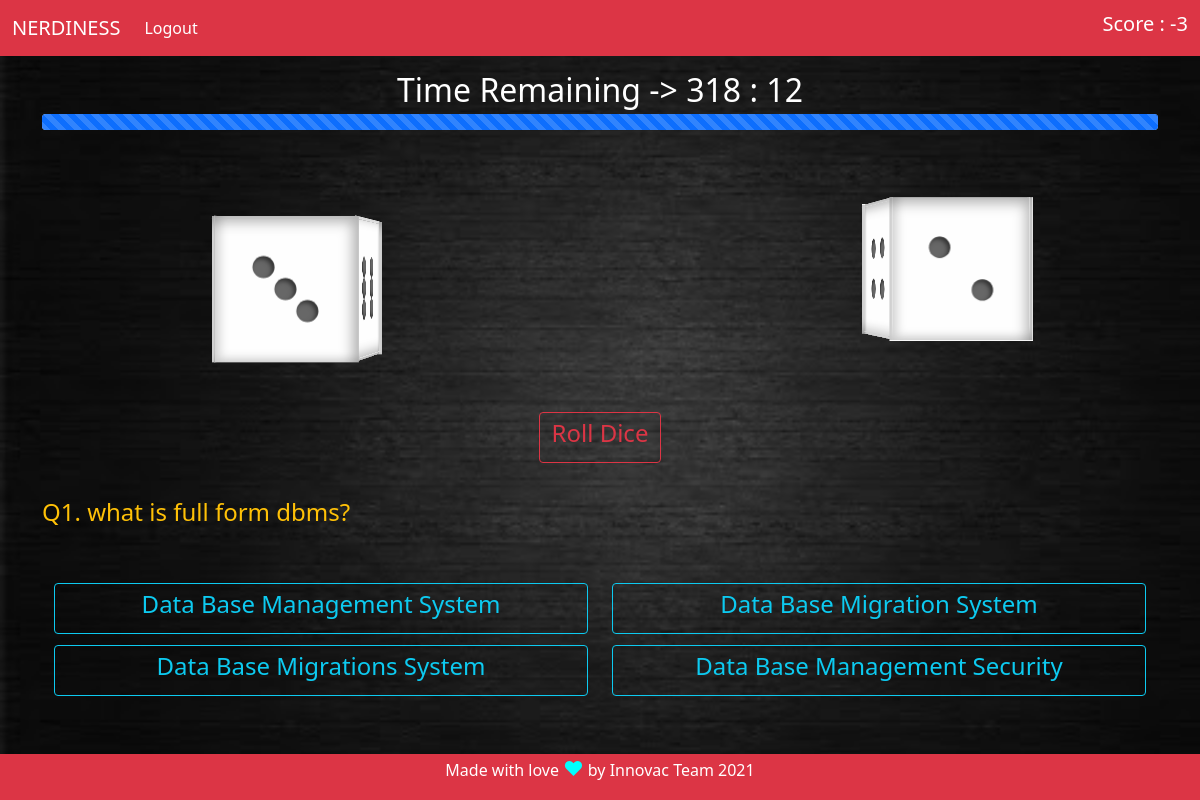
/quiz (signed in), run on an earlier commit of the app's database.
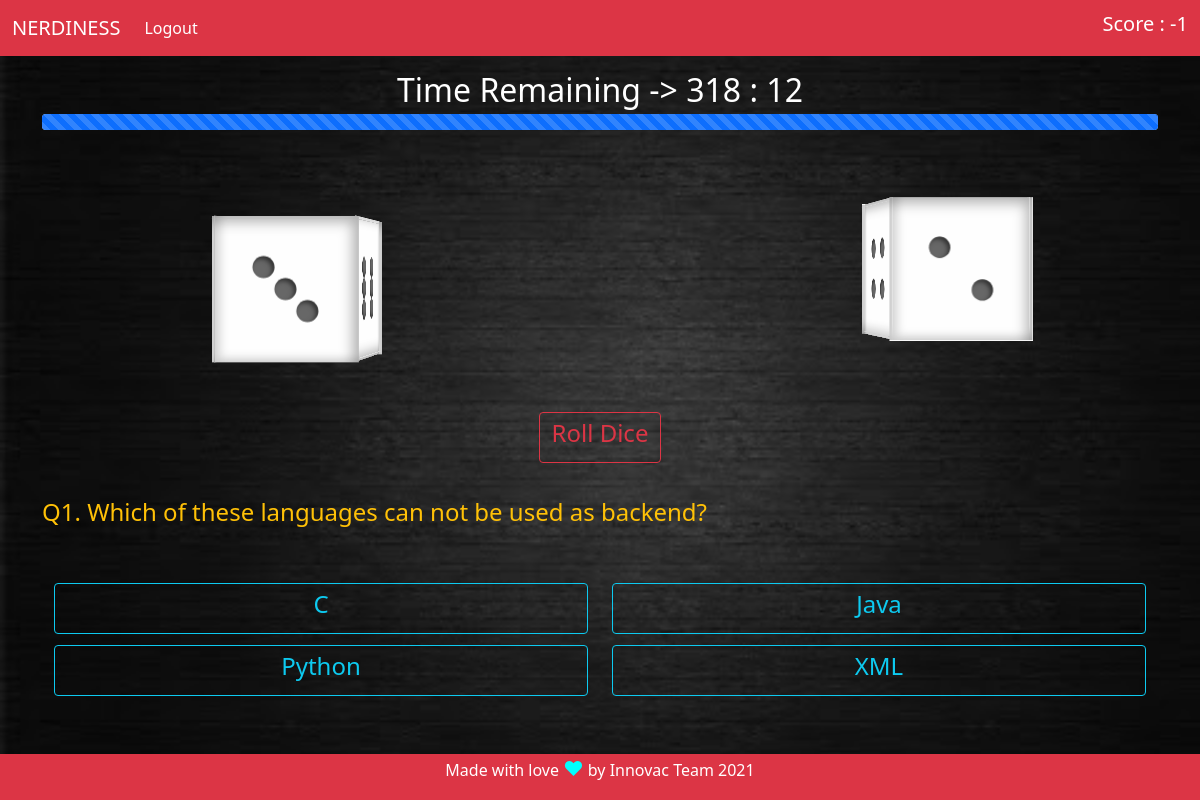
And on a later commit of the database.
### quiz/models.py (models this page shows, shortened)
class User(db.Model, UserMixin):
    id = db.Column(db.Integer, primary_key = True)
    roll = db.Column(db.String(64), unique=True, index=True)
    username = db.Column(db.String(64), unique=True, index=True)
    password_hash = db.Column(db.String(128))
    q_level = db.Column(db.Integer, default=0)
    points = db.Column(db.Integer, default=20)

class Question(db.Model):
    qid = db.Column(db.Integer, primary_key=True)
    question =db.Column(db.String, nullable=False)
    option1 = db.Column(db.String, nullable=False)
    option2 = db.Column(db.String, nullable=False)
    option3 = db.Column(db.String, nullable=False)
    option4 = db.Column(db.String, nullable=False)
    answer = db.Column(db.String, nullable=False)

### quiz/views.py (the view)
@app.route('/quiz', methods=['GET','POST'])
@login_required
def quiz():
    remaining=end-datetime.now()
    inttime=int(remaining.total_seconds())
    session["max"]=int((end-start).total_seconds())
    session["mins"]=math.floor(inttime/60)
    session["secs"]=inttime-session["mins"]*60;
    session["exercise"]=inttime
    questions = Question.query.all()
    if current_user.q_level>=20:
        return redirect('results')
    if int(remaining.total_seconds())<=0:
        return redirect('results')
    ques=questions[current_user.q_level]
    current_user.points-=1
    db.session.commit()
    die_val=0
    die_1=random.randint(1,6)
    die_2=random.randint(1,6)
    return render_template('quiz.html', ques= ques, die_1=die_1, die_2=die_2, die_tot=die_1+die_2)

### quiz/models.py (called while the page is built)
@login_manager.user_loader
def load_user(user_id):
    return User.query.get(user_id)

### quiz/templates/quiz.html (shortened to what this page needs)
{% extends "base.html" %}
{% block content %}
<div class="container text-center">
  <span style="font-size:200%" class="timer" id="timer">Time Remaining -> {{ session["mins"] }} : {{session["secs"] }}</span>
  <div class="progress">
    <div class="progress-bar progress-bar-striped progress-bar-animated" role="progressbar" aria-valuenow="{{ session["exercise"] }}" aria-valuemin="0" aria-valuemax="100" id="progressBar"></div>
  </div>
</div>
<div class="dice" style="margin-top:5%">
    <ol class="die-list even-roll" data-roll="1" id="die-1">
      <li class="die-item" data-side="4">
        <span class="dot"></span>
        <span class="dot"></span>
        <span class="dot"></span>
        <span class="dot"></span>
      </li>
      <li class="die-item" data-side="5">
      </li>
      <li class="die-item" data-side="6">
        <span class="dot"></span>
        <span class="dot"></span>
        <span class="dot"></span>
        <span class="dot"></span>
        <span class="dot"></span>
        <span class="dot"></span>
      </li>
    </ol>
    <ol class="die-list odd-roll" data-roll="1" id="die-2">
      <li class="die-item" data-side="3">
        <span class="dot"></span>
        <span class="dot"></span>
        <span class="dot"></span>
      </li>
      <li class="die-item" data-side="5">
        <span class="dot"></span>
        <span class="dot"></span>
        <span class="dot"></span>
        <span class="dot"></span>
        <span class="dot"></span>
      </li>
      <li class="die-item" data-side="6">
      </li>
    </ol>
  </div>
<div class="container text-center" style="margin-top:4%">
  <a href="{{ url_for('quiz') }}" class="btn btn-outline-danger" role="button" aria-pressed="true"><h4>Roll Dice</h4></a>
</div>
<div class="container" style="margin-top: 3%">
  <h4 class="text-warning">Q{{ ques.qid }}. {{ ques.question }}</h4>
    <div class="container" style="margin-top:4%">
      <div class="row row-cols-2">
        <div class="col d-grid gap-2" style="margin-top:1%">
          <a href="{{ url_for('check', ans=ques.option1, point=die_tot) }}" class="btn btn-outline-info" role="button" aria-pressed="true"><h4>{{ ques.option1 }}</h4></a>
        </div>
        <div class="col d-grid gap-2" style="margin-top:1%">
          <a href="{{ url_for('check', ans=ques.option2, point=die_tot) }}" class="btn btn-outline-info" role="button" aria-pressed="true"><h4>{{ ques.option2 }}</h4></a>
        </div>
        <div class="col d-grid gap-2" style="margin-top:1%">
          <a href="{{ url_for('check', ans=ques.option3, point=die_tot) }}" class="btn btn-outline-info" role="button" aria-pressed="true"><h4>{{ ques.option3 }}</h4></a>
        </div>
        <div class="col d-grid gap-2" style="margin-top:1%">
          <a href="{{ url_for('check', ans=ques.option4, point=die_tot) }}" class="btn btn-outline-info" role="button" aria-pressed="true"><h4>{{ ques.option4 }}</h4></a>
        </div>
      </div>
    </div>
</div>
{% endblock %}

### quiz/templates/base.html (shortened to what this page needs)
<!DOCTYPE html>
<html lang="en" dir="ltr">
  <head>
    <link href="https://cdn.jsdelivr.net/npm/bootstrap@5.0.0-beta3/dist/css/bootstrap.min.css" rel="stylesheet">
    <link rel="stylesheet" href="{{ url_for('static', filename='style.css') }}">
  </head>
  <body background="{{ url_for('static', filename='dark-bg.jpg') }}">
    <nav class="navbar navbar-expand-lg navbar-dark bg-danger">
      <div class="container-fluid">
        <a class="navbar-brand" href="{{ url_for('index') }}">NERDINESS</a>
        <div class="collapse navbar-collapse" id="navbarSupportedContent">
          <ul class="navbar-nav me-auto mb-2 mb-lg-0">
            {% if current_user.is_authenticated %}
            <li class="nav-item">
              <a class="nav-link active" aria-current="page" href="{{ url_for('logout') }}">Logout</a>
            </li>
            {% endif %}
          </ul>
          {% if current_user.is_authenticated %}
            <h5 class="text-white">Score : {{current_user.points}}</h5>
          {% endif %}
        </div>
      </div>
    </nav>
    <div class="content text-white">
      {% block content %}
     {% endblock %}
    </div>
    <footer class="footer text-center bg-danger text-white">
        <span>Made with love <span style="font-size:125%;color:cyan;">&hearts;</span> by Innovac Team 2021</p></span>
    </footer>
  </body>
</html>

### quiz/static/style.css (style rules this page uses)
html, body { height: 100%; -webkit-background-size: cover; -moz-background-size: cover; -o-background-size: cover; background-size: cover; background-attachment: fixed; }
body { display: flex; flex-direction: column; }
.content { flex: 1 0 auto; padding: 10px; }
.footer { flex-shrink: 0; padding: 0px; }
.dice { align-items: center; display: grid; grid-gap: 2rem; grid-template-columns: repeat(auto-fit, minmax(8rem, 1fr)); grid-template-rows: auto; justify-items: center; padding: 2rem; perspective: 600px; }
.die-list { display: grid; grid-template-columns: 1fr; grid-template-rows: 1fr; height: 6rem; list-style-type: none; transform-style: preserve-3d; width: 6rem; }
.even-roll { transition: transform 1.5s ease-out; }
.odd-roll { transition: transform 1.25s ease-out; }
.die-item { background-color: #fefefe; box-shadow: inset -0.35rem 0.35rem 0.75rem rgba(0, 0, 0, 0.3), inset 0.5rem -0.25rem 0.5rem rgba(0, 0, 0, 0.15); display: grid; grid-column: 1; grid-row: 1; grid-template-areas: "one two three" "four five six" "seven eight nine"; grid-template-columns: repeat(3, 1fr); grid-template-rows: repeat(3, 1fr); height: 100%; padding: 2.3rem; width: 100%; }
.dot { align-self: center; background-color: #676767; border-radius: 50%; box-shadow: inset -0.15rem 0.15rem 0.25rem rgba(0, 0, 0, 0.5); display: block; height: 1.25rem; justify-self: center; width: 1.25rem; }
.even-roll[data-roll="2"] { transform: rotateX(450deg) rotateY(720deg) rotateZ(360deg); }
.odd-roll[data-roll="3"] { transform: rotateX(-360deg) rotateY(-810deg) rotateZ(-360deg); }
[data-side="3"] { transform: rotate3d(0, 1, 0, 90deg) translateZ(4rem); }
[data-side="4"] { transform: rotate3d(0, -1, 0, 90deg) translateZ(4rem); }
[data-side="5"] { transform: rotate3d(1, 0, 0, 90deg) translateZ(4rem); }
[data-side="6"] { transform: rotate3d(1, 0, 0, 180deg) translateZ(4rem); }
[data-side="3"] .dot:nth-of-type(1) { grid-area: one; }
[data-side="3"] .dot:nth-of-type(2) { grid-area: five; }
[data-side="3"] .dot:nth-of-type(3) { grid-area: nine; }
[data-side="4"] .dot:nth-of-type(1) { grid-area: one; }
[data-side="4"] .dot:nth-of-type(2) { grid-area: three; }
[data-side="4"] .dot:nth-of-type(3) { grid-area: seven; }
[data-side="4"] .dot:nth-of-type(4) { grid-area: nine; }
[data-side="5"] .dot:nth-of-type(1) { grid-area: one; }
[data-side="5"] .dot:nth-of-type(2) { grid-area: three; }
[data-side="5"] .dot:nth-of-type(3) { grid-area: five; }
[data-side="5"] .dot:nth-of-type(4) { grid-area: seven; }
[data-side="5"] .dot:nth-of-type(5) { grid-area: nine; }
[data-side="6"] .dot:nth-of-type(1) { grid-area: one; }
[data-side="6"] .dot:nth-of-type(2) { grid-area: three; }
[data-side="6"] .dot:nth-of-type(3) { grid-area: four; }
[data-side="6"] .dot:nth-of-type(4) { grid-area: six; }
[data-side="6"] .dot:nth-of-type(5) { grid-area: seven; }
[data-side="6"] .dot:nth-of-type(6) { grid-area: nine; }
@media (min-width: 900px) { .dice { perspective: 1300px; } }

What changed in the data, as far as the page shows it:
changed User: points "-3" → "-1"
changed Question id 1: question "what is full form dbms?" → "Which of these languages can not be used as backend?"; option1 "Data Base Management System" → "C"; option2 "Data Base Migration System" → "Java"; option3 "Data Base Migrations System" → "Python"; option4 "Data Base Management Security" → "XML"
